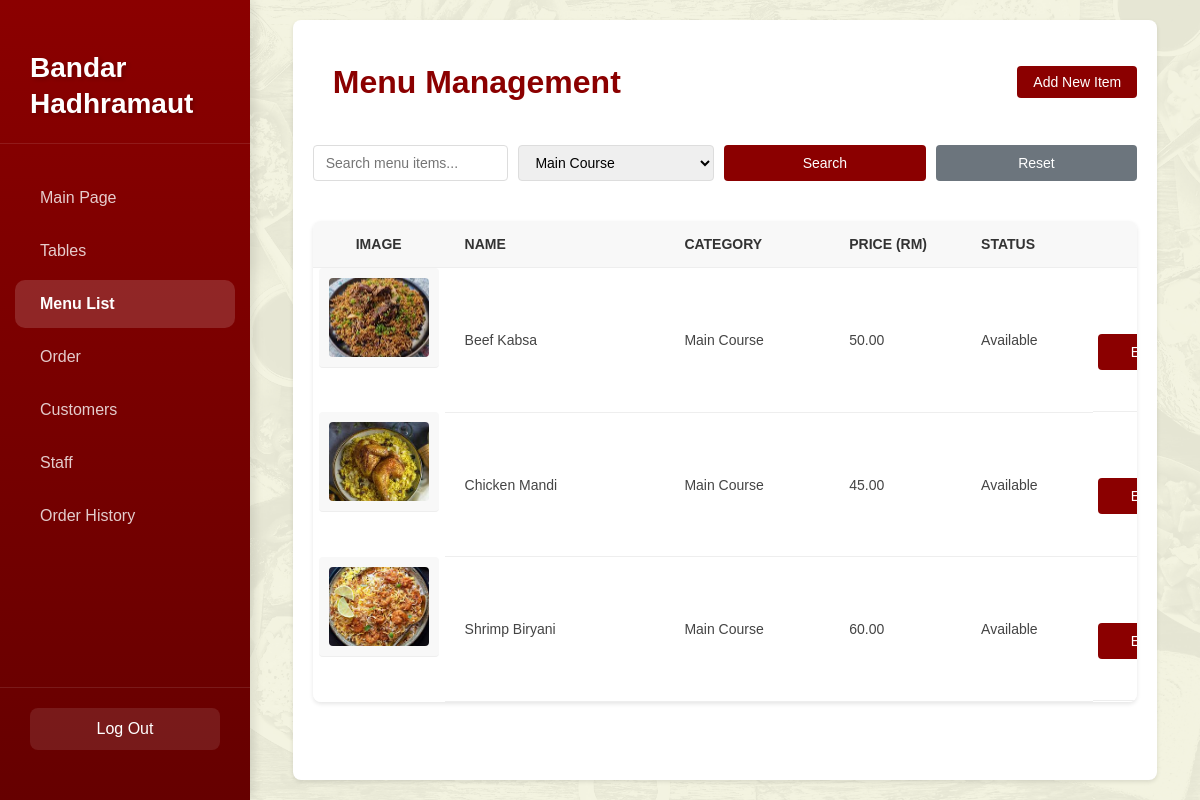
Screenshot of /menu/menu.php?category=2 (signed in) with the database file from the repository.
### tables this page shows
CREATE TABLE `menu_item` (
  `item_id` int(11) NOT NULL,
  `name` varchar(100) NOT NULL,
  `category_id` int(11) NOT NULL,
  `price` decimal(10,2) NOT NULL,
  `image_path` varchar(255) DEFAULT NULL,
  `is_available` tinyint(1) DEFAULT 1,
  `created_at` timestamp NOT NULL DEFAULT current_timestamp(),
  `updated_at` timestamp NOT NULL DEFAULT current_timestamp() ON UPDATE current_timestamp()
);

CREATE TABLE `menu_category` (
  `category_id` int(11) NOT NULL,
  `category_name` varchar(50) NOT NULL
);

### menu/menu.php (the view, shortened to what this page needs)
<?php
try {
    $conn = new PDO('mysql:host=localhost;dbname=hadhramaut_restaurant', 'root', '');
    $conn->setAttribute(PDO::ATTR_ERRMODE, PDO::ERRMODE_EXCEPTION);
} catch (PDOException $e) {
    die('Database connection failed: ' . $e->getMessage());
}
$category_query = "SELECT * FROM menu_category ORDER BY category_name";
$category_stmt = $conn->query($category_query);
$categories = $category_stmt->fetchAll(PDO::FETCH_ASSOC);
$query = "SELECT m.*, c.category_name
          FROM menu_item m
          LEFT JOIN menu_category c ON m.category_id = c.category_id";
$where_clauses = [];
$params = [];
if (isset($_GET['category']) && !empty($_GET['category'])) {
    $where_clauses[] = "m.category_id = :category";
    $params[':category'] = $_GET['category'];
}
if (!empty($where_clauses)) {
    $query .= " WHERE " . implode(" AND ", $where_clauses);
}
$query .= " ORDER BY c.category_name, m.name";
$stmt = $conn->prepare($query);
$stmt->execute($params);
$result = $stmt->fetchAll(PDO::FETCH_ASSOC);
?>
<!DOCTYPE html>
<html lang="en">
<head>
    <link rel="stylesheet" href="../dashboard/dashboard.css?v=<?php echo time(); ?>">
    <link rel="stylesheet" href="menu.css?v=<?php echo time(); ?>">
</head>
<body>
    <div class="dashboard-container">
        <div class="sidebar">
            <div class="logo">
                <h2>Bandar<br>Hadhramaut</h2>
            </div>
            <nav class="nav-menu">
                <a href="../dashboard/">Main Page</a>
                <a href="../tables/">Tables</a>
                <a href="menu.php" class="active">Menu List</a>
                <a href="../orders/">Order</a>
                <a href="../customers/">Customers</a>
                <a href="../staff/">Staff</a>
                <a href="../order_history/history.php">Order History</a>
            </nav>
            <div class="logout-container">
                <a href="../includes/logout.php" class="logout-btn">Log Out</a>
            </div>
        </div>
        <div class="main-content">
            <div class="container">
                <div class="header">
                    <h1>Menu Management</h1>
                    <button class="add-btn" onclick="openAddPopup()">Add New Item</button>
                </div>
                <div class="controls">
                    <form method="GET" class="search-filter">
                        <input type="text" name="search" placeholder="Search menu items..."
                               value="<?php echo isset($_GET['search']) ? htmlspecialchars($_GET['search']) : ''; ?>">
                        <select name="category">
                            <?php foreach($categories as $category): ?>
                                <option value="<?php echo $category['category_id']; ?>"
                                        <?php echo (isset($_GET['category']) && $_GET['category'] == $category['category_id']) ? 'selected' : ''; ?>>
                                    <?php echo htmlspecialchars($category['category_name']); ?>
                                </option>
                            <?php endforeach; ?>
                        </select>
                        <button type="submit">Search</button>
                        <a href="menu.php" class="reset-btn">Reset</a>
                    </form>
                </div>
                <div class="menu-list">
                    <table>
                        <thead>
                            <tr>
                                <th>Image</th>
                                <th>Name</th>
                                <th>Category</th>
                                <th>Price (RM)</th>
                                <th>Status</th>
                                <th>Actions</th>
                            </tr>
                        </thead>
                        <tbody>
                            <?php if(count($result) > 0): ?>
                                <?php foreach($result as $item): ?>
                                    <tr class="<?php echo $item['is_available'] ? 'available' : 'unavailable'; ?>">
                                        <td class="item-image">
                                            <img src="<?php echo !empty($item['image_path']) ? '../' . $item['image_path'] : '../images/default-food.jpg'; ?>"
                                                 alt="<?php echo htmlspecialchars($item['name']); ?>">
                                        </td>
                                        <td><?php echo htmlspecialchars($item['name']); ?></td>
                                        <td><?php echo htmlspecialchars($item['category_name']); ?></td>
                                        <td class="price"><?php echo number_format($item['price'], 2); ?></td>
                                        <td class="status">
                                            <span class="status-badge">
                                                <?php echo $item['is_available'] ? 'Available' : 'Not Available'; ?>
                                            </span>
                                        </td>
                                        <td class="actions">
                                            <button onclick="editMenuItem(<?php echo $item['item_id']; ?>)" class="edit-btn btn-action">Edit</button>
                                        </td>
                                    </tr>
                                <?php endforeach; ?>
                            <?php else: ?>
                                <tr>
                                    <td colspan="6" class="no-items">No menu items found.</td>
                                </tr>
                            <?php endif; ?>
                        </tbody>
                    </table>
                </div>
            </div>
        </div>
    </div>
</body>
</html>

### dashboard/dashboard.css (style rules this page uses)
* { margin: 0; padding: 0; box-sizing: border-box; font-family: Arial, sans-serif; }
body { background-color: #FDF8F3; }
.dashboard-container { display: flex; min-height: 100vh; }
.sidebar { width: 250px; background: linear-gradient(to bottom, #8B0000, #660000); padding: 30px 0; display: flex; flex-direction: column; box-shadow: 4px 0 10px rgba(0, 0, 0, 0.1); position: fixed; top: 0; left: 0; height: 100vh; z-index: 100; transition: all 0.3s ease; }
.logo { padding: 20px 30px; margin-bottom: 30px; border-bottom: 1px solid rgba(255, 255, 255, 0.1); }
.logo h2 { color: white; font-size: 28px; line-height: 1.3; font-weight: 600; text-shadow: 2px 2px 4px rgba(0, 0, 0, 0.2); }
.nav-menu { flex-grow: 1; padding: 0 15px; }
.nav-menu a { display: block; padding: 15px 25px; color: rgba(255, 255, 255, 0.8); text-decoration: none; transition: all 0.3s ease; border-radius: 10px; margin-bottom: 5px; font-size: 16px; position: relative; overflow: hidden; }
.nav-menu a:before { content: ''; position: absolute; left: 0; top: 0; height: 100%; width: 0; background: rgba(255, 255, 255, 0.1); transition: width 0.3s ease; z-index: -1; }
.nav-menu a.active { background: rgba(255, 255, 255, 0.15); color: white; font-weight: 600; }
.logout-container { padding: 20px 30px; border-top: 1px solid rgba(255, 255, 255, 0.1); }
.logout-btn { display: block; padding: 12px 20px; background-color: rgba(255, 255, 255, 0.1); color: white; text-decoration: none; border-radius: 8px; text-align: center; transition: all 0.3s ease; font-weight: 500; }
.main-content { margin-left: 250px; width: calc(100% - 250px); min-height: 100vh; padding: 20px; background-image: url('../images/Page Background.png'); background-size: cover; background-position: center; background-repeat: no-repeat; position: fixed; top: 0; right: 0; bottom: 0; overflow-y: auto; display: flex; flex-direction: column; justify-content: center; align-items: center; }
.main-content h1 { color: #8B0000; font-size: 56px; text-align: center; margin-bottom: 60px; line-height: 1.4; max-width: 800px; padding: 0 20px; text-shadow: 2px 2px 4px rgba(255, 255, 255, 0.8); background-color: transparent; border-radius: 15px; padding: 20px; }

### rows the page displays
menu_item: image_path (picture), name "Beef Kabsa", category.category_name "Main Course", price "50.00", is_available "Available"
menu_item: image_path (picture), name "Chicken Mandi", category.category_name "Main Course", price "45.00", is_available "Available"
menu_item: image_path (picture), name "Shrimp Biryani", category.category_name "Main Course", price "60.00", is_available "Available"

### other values shown
form field category "Main Course"
